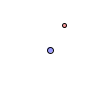
Frame 1 (no input)
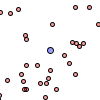
Frame 60 (the mouse pressed at the canvas centre just before this capture)
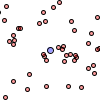
Frame 120 (the mouse held since frame 60 and released just before this capture)

The Processing sketch that drew these frames (run headless with seeded random() and noise(); from frame 60 on, the mouse is pressed at the canvas centre):

// Processing sketch: simple_game_zero
// ── simple_game_zero.pde

Display display;
State state;


void setup(){
  display = new Display();
  state = new State();
}

void draw(){
  state.update();
  display.draw(state);
}

void keyPressed(){
  state.keyPressed(key, keyCode);
}

// ── Display.pde

class Display{
  
  void draw(State state){
    background(255);
    
    // 弾
    for(int i=0; i<state.e_num; i++){
      stroke(0);
      fill(255, 0, 0, 100);
      ellipse(state.ex[i], state.ey[i], 4, 4);
    }
    
    // 自機
    fill(0, 0, 255, 100);
    ellipse(state.px, state.py, 6, 6);
  }
}

// ── State.pde

class State{
  float px, py;
  float php;
  
  int e_num;
  int e_num_max = 1000;
  float[] ex, ey;
  float[] evx, evy;
  
  float time;
  
  State(){
    px = width/2;
    py = height/2;
    // プレイヤー初期HP
    php = 100;
    
    e_num = 0;
    ex = new float[e_num_max];
    ey = new float[e_num_max];
    evx = new float[e_num_max];
    evy = new float[e_num_max];
    
    time = 0;
  }
  
  void update(){
    // 弾を進行させる
    for(int i=0; i<e_num; i++){
      ex[i] += evx[i];
      ey[i] += evy[i];
    }
    
    // プレイヤーとの当たり判定
    for(int i=0; i<e_num; i++){
      if(dist(px, py, ex[i], ey[i]) < 5){
        php--;
      }
    }
    
    // 1秒ごとに弾を増やす
    ex[e_num] = random(0, width);
    ey[e_num] = random(0, height);
    evx[e_num] = random(-2, 2);
    evy[e_num] = random(-2, 2);
    e_num++;
    
  }
  
  void keyPressed(int k, int kc){
    if(k==CODED){
      if(kc==UP){
        py -= 3;
      }else if(kc==DOWN){
        py += 3;
      }else if(kc==RIGHT){
        px += 3;
      }else if(kc==LEFT){
        px -= 3;
      }
    }
  }
}
